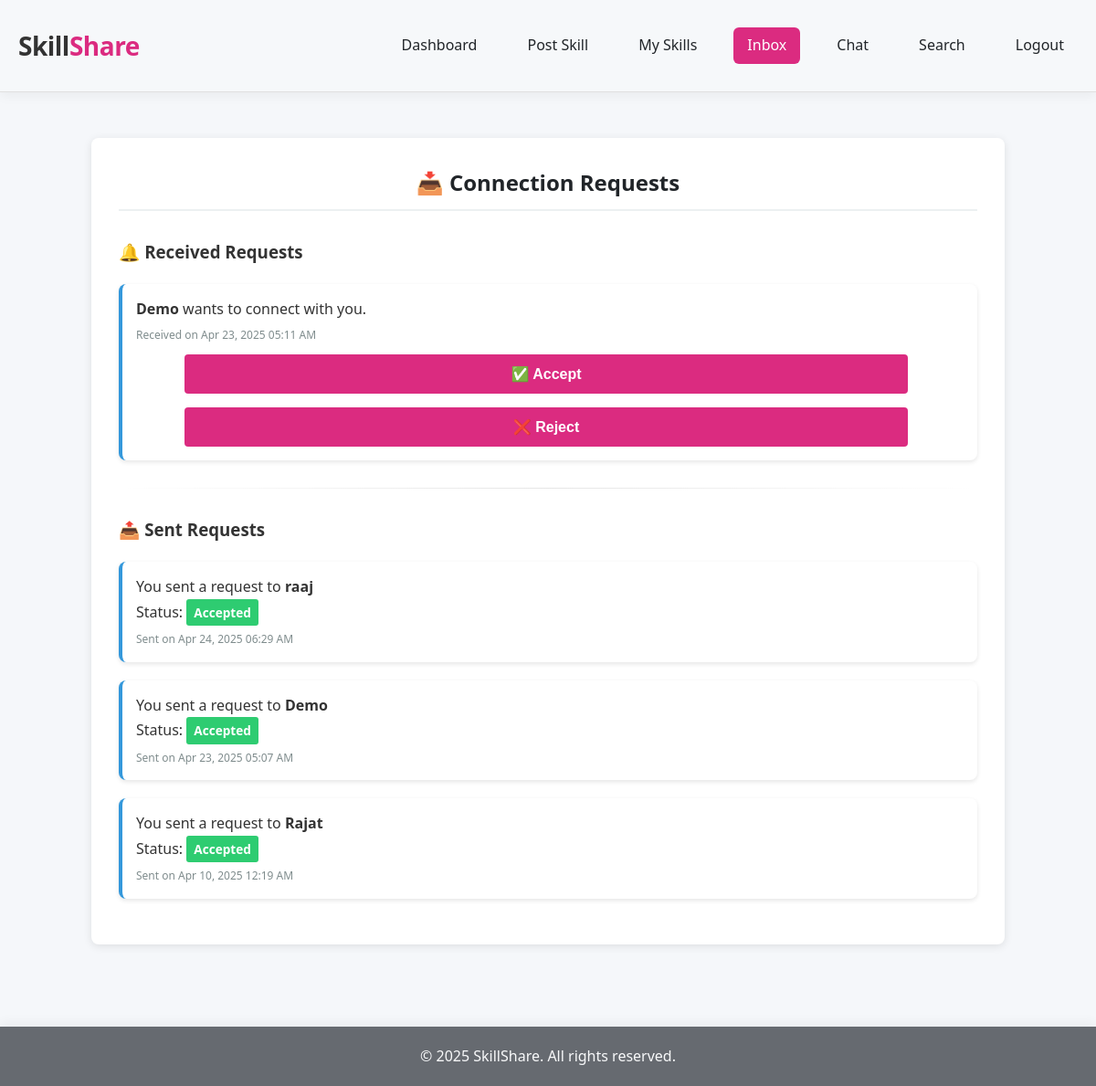
The page /pages/inbox.php (signed in) on the database its author committed.
### tables this page shows
CREATE TABLE `messages` (
  `id` int(11) NOT NULL,
  `from_id` int(11) DEFAULT NULL,
  `to_id` int(11) DEFAULT NULL,
  `message` text DEFAULT NULL,
  `seen` tinyint(4) DEFAULT 0,
  `timestamp` timestamp NOT NULL DEFAULT current_timestamp(),
  `status` enum('pending','accepted','rejected') DEFAULT 'pending'
);

CREATE TABLE `users` (
  `id` int(11) NOT NULL,
  `name` varchar(100) DEFAULT NULL,
  `email` varchar(100) DEFAULT NULL,
  `password` varchar(255) DEFAULT NULL,
  `bio` text DEFAULT NULL,
  `profile_pic` varchar(255) DEFAULT NULL,
  `role` enum('user','admin') DEFAULT 'user',
  `created_at` timestamp NOT NULL DEFAULT current_timestamp()
);

### pages/inbox.php (the view, shortened to what this page needs)
<?php
require_once('../includes/db.php');
require_once('../includes/header.php');
$user_id = $_SESSION['user_id'];
$received_sql = "
    SELECT
        m.id,
        m.from_id,
        m.message,
        m.status,
        m.timestamp,
        u.name AS sender_name
    FROM
        messages m
    JOIN
        users u ON m.from_id = u.id
    WHERE
        m.to_id = ?
        AND m.status = 'pending'
    ORDER BY
        m.timestamp DESC
";
$received_stmt = mysqli_prepare($conn, $received_sql);
mysqli_stmt_bind_param($received_stmt, "i", $user_id);
if (!mysqli_stmt_execute($received_stmt)) {
    die("Error executing received connections query: " . mysqli_stmt_error($received_stmt));
}
$received_result = mysqli_stmt_get_result($received_stmt);
$sent_sql = "
    SELECT
        m.id,
        m.to_id,
        m.message,
        m.status,
        m.timestamp,
        u.name AS receiver_name
    FROM
        messages m
    JOIN
        users u ON m.to_id = u.id
    WHERE
        m.from_id = ?
    ORDER BY
        m.timestamp DESC
";
$sent_stmt = mysqli_prepare($conn, $sent_sql);
mysqli_stmt_bind_param($sent_stmt, "i", $user_id);
if (!mysqli_stmt_execute($sent_stmt)) {
    die("Error executing sent connections query: " . mysqli_stmt_error($sent_stmt));
}
$sent_result = mysqli_stmt_get_result($sent_stmt);
?>
<link rel="stylesheet" href="../assets/css/skills.css">
<div class="page-container">
    <h2 class="page-title">📥 Connection Requests</h2>
    <h3>🔔 Received Requests</h3>
    <?php if (mysqli_num_rows($received_result) > 0): ?>
        <ul class="message-list">
            <?php while ($row = mysqli_fetch_assoc($received_result)): ?>
                <li class="message-item">
                    <strong><?php echo htmlspecialchars($row['sender_name']); ?></strong>
                    wants to connect with you.
                    <small class="message-timestamp">Received on <?php echo date("M d, Y h:i A", strtotime($row['timestamp'])); ?></small>
                    <form method="POST" action="accept_reject.php" class="message-actions">
                        <button type="submit" name="action" value="accept" class="action-button accept-button">✅ Accept</button>
                        <button type="submit" name="action" value="reject" class="action-button reject-button">❌ Reject</button>
                    </form>
                </li>
            <?php endwhile; ?>
        </ul>
    <?php else: ?>
        <div class="no-messages">
            <p>You don't have any pending connection requests.</p>
        </div>
    <?php endif; ?>
    <hr class="divider">
    <h3>📤 Sent Requests</h3>
    <?php if (mysqli_num_rows($sent_result) > 0): ?>
        <ul class="message-list">
            <?php while ($row = mysqli_fetch_assoc($sent_result)): ?>
                <li class="message-item">
                    You sent a request to <strong><?php echo htmlspecialchars($row['receiver_name']); ?></strong>
                    <br>
                    Status:
                    <span class="status status-<?php echo strtolower($row['status']); ?>">
                        <?php echo ucfirst($row['status']); ?>
                    </span>
                    <small class="message-timestamp">Sent on <?php echo date("M d, Y h:i A", strtotime($row['timestamp'])); ?></small>
                </li>
            <?php endwhile; ?>
        </ul>
    <?php else: ?>
        <div class="no-messages">
            <p>You haven't sent any connection requests yet.</p>
        </div>
    <?php endif; ?>
</div>
<?php require_once('../includes/footer.php'); ?>

### assets/css/skills.css (style rules this page uses)
.page-container { width: 90%; max-width: 1000px; margin: 20px auto; background-color: #fff; padding: 30px; border-radius: 8px; box-shadow: 0 2px 10px rgba(0, 0, 0, 0.1); }
.page-title { color: #212529; margin-bottom: 30px; text-align: center; border-bottom: 2px solid #ecf0f1; padding-bottom: 10px; }
form { display: grid; gap: 15px; max-width: 800px; margin: 0 auto; }
button[type="submit"] { background-color: #db2b80; color: white; border: none; padding: 12px; font-size: 16px; font-weight: 600; border-radius: 4px; cursor: pointer; transition: background-color 0.3s; }
.message-list { list-style-type: none; padding: 0; margin: 20px 0; }
.message-item { margin-bottom: 20px; padding: 15px; border-radius: 8px; background-color: #fff; box-shadow: 0 2px 5px rgba(0,0,0,0.1); transition: transform 0.2s, box-shadow 0.2s; border-left: 4px solid #3498db; }
.message-timestamp { color: #7f8c8d; display: block; margin-top: 5px; font-size: 12px; }
.message-actions { margin-top: 12px; }
.status { display: inline-block; padding: 4px 8px; border-radius: 3px; font-size: 0.85em; font-weight: bold; }
.status-accepted { background-color: #2ecc71; color: white; }
.divider { margin: 30px 0; border: 0; height: 1px; background-image: linear-gradient(to right, rgba(0,0,0,0), rgba(0,0,0,0.1), rgba(0,0,0,0)); }
.action-button { border: none; padding: 8px 12px; border-radius: 4px; cursor: pointer; font-weight: bold; margin-right: 8px; transition: background-color 0.3s, transform 0.2s; }
.accept-button { background-color: #2ecc71; color: white; }
.reject-button { background-color: #e74c3c; color: white; }

### includes/header.php (style rules this page uses)
* { margin: 0; padding: 0; box-sizing: border-box; }
html, body { height: 100%; }
body { font-family: 'Segoe UI', Tahoma, Geneva, Verdana, sans-serif; line-height: 1.6; background-color: #f5f7fa; color: #333; display: flex; flex-direction: column; }

### rows shown on the page
messages: from.name "Demo", timestamp "Apr 23, 2025 05:11 AM"
messages: to.name "raaj", status "Accepted", timestamp "Apr 24, 2025 06:29 AM"
messages: to.name "Demo", status "Accepted", timestamp "Apr 23, 2025 05:07 AM"
messages: to.name "Rajat", status "Accepted", timestamp "Apr 10, 2025 12:19 AM"
